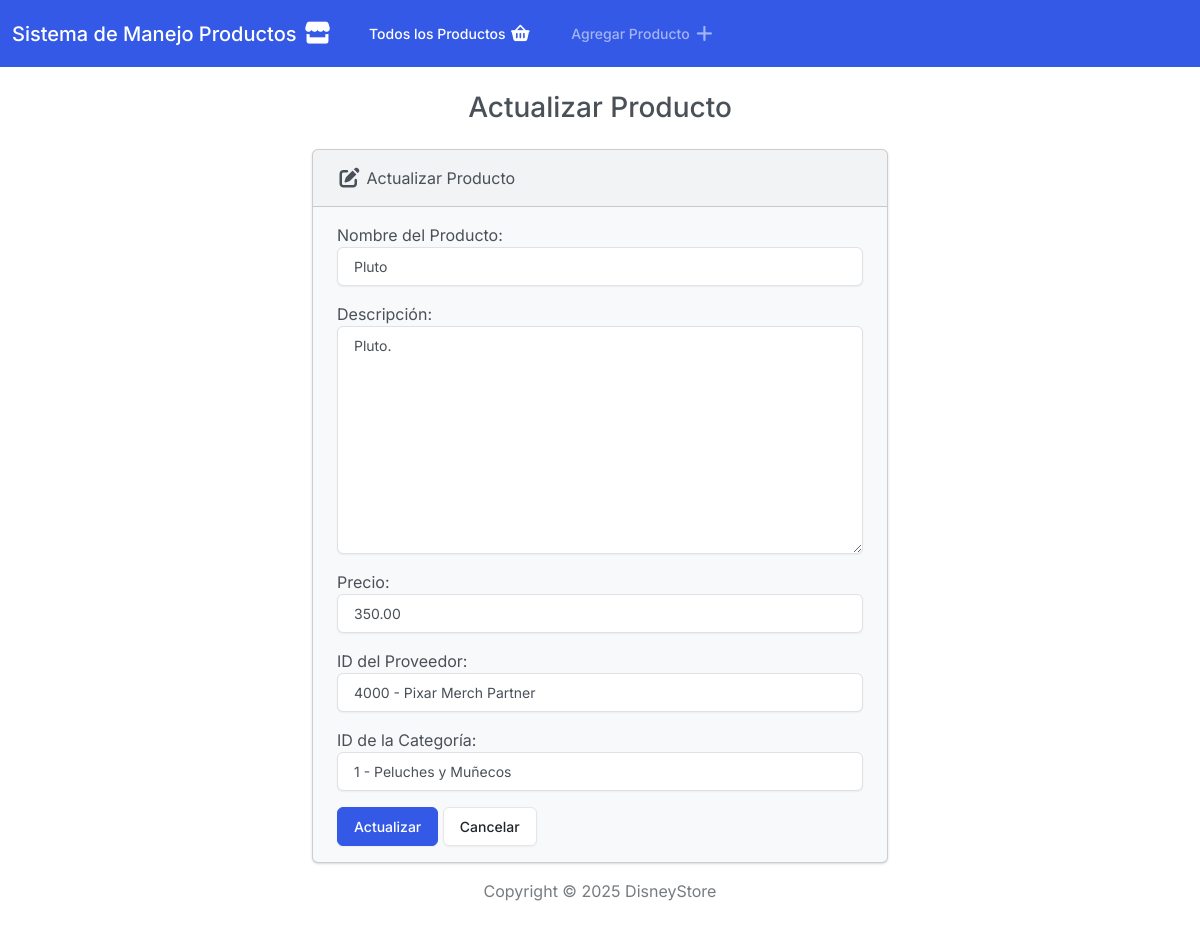
/editar/9, run on the app's committed database.
### app_productos/models.py (models this page shows, shortened)
class producto(models.Model):
    CATEGORIAS = [
        (1, 'Peluches y Muñecos'),
        (2, 'Ropa y Vestuario Disney'),
        (3, 'Figuras Coleccionables'),
        (4, 'Juguetes y Juegos'),
        (5, 'Accesorios y Bolsos'),
        (6, 'Hogar Disney'),
        (7, 'Artículos de Parque (Parks)'),
        (8, 'Edición Limitada / Coleccionista'),
    ]
    PROVEEDORES = [
        (1000, 'Disney Store Official'),
        (2000, 'Disney Parks Merch'),
        (3000, 'Marvel Collection Supplier'),
        (4000, 'Pixar Merch Partner'),
        (5000, 'Star Wars Emporium'),
        (6000, 'Disney Licensing Partner'),
        (7000, 'Disney Outlet / Clearance'),
        (8000, 'Tienda Colaboraciones Especiales'),
    ]
    id = models.AutoField(primary_key=True)
    nombre = models.CharField(max_length=100, unique=True)
    descripcion = models.TextField()
    precio = models.DecimalField(max_digits=10, decimal_places=2)
    proveedor_id = models.IntegerField(choices=PROVEEDORES, null=True, blank=True)
    categoria_id = models.IntegerField(choices=CATEGORIAS, null=True, blank=True)
    fecha_anadido = models.DateTimeField(auto_now_add=True, null=True, blank=True)

### app_productos/views.py (the view)
# urls.py: path('editar/<int:id>', views.editar, name='editar'),
def editar(request, id):
    if request.method == 'POST':
        product = producto.objects.get(pk=id)
        form = ProductoForm(request.POST, instance=product)
        if form.is_valid():
            form.save()
            return render(request, 'app_productos/editar.html', {
                'form': form,
                'success': True
            })
    else:
        product = producto.objects.get(pk=id)
        form = ProductoForm(instance=product)
    return render(request, 'app_productos/editar.html', {
        'form': form,
        'success': False
    })

### app_productos/forms.py
class ProductoForm(forms.ModelForm):
    class Meta:
        model = producto
        fields = ['nombre', 'descripcion', 'precio', 'proveedor_id', 'categoria_id']
        labels = {
            'nombre': 'Nombre del Producto',
            'descripcion': 'Descripción',
            'precio': 'Precio',
            'proveedor_id': 'ID del Proveedor',
            'categoria_id': 'ID de la Categoría',
        }
        widgets = {
            'nombre': forms.TextInput(attrs={'class': 'form-control'}),
            'descripcion': forms.Textarea(attrs={'class': 'form-control'}),
            'precio': forms.NumberInput(attrs={'class': 'form-control'}),
            'proveedor_id': forms.Select(attrs={'class': 'form-control'}),
            'categoria_id': forms.Select(attrs={'class': 'form-control'}),
        }
    def __init__(self, *args, **kwargs):
        super().__init__(*args, **kwargs)
        self.fields['proveedor_id'].choices = [
            (id, f"{id} - {label}") for id, label in self._meta.model.PROVEEDORES
        ]
        self.fields['categoria_id'].choices = [
            (id, f"{id} - {label}") for id, label in self._meta.model.CATEGORIAS
        ]

### app_productos/templates/app_productos/editar.html (shortened to what this page needs)
{% extends "app_productos/base.html" %}
{% block body %}
  <h3 class="text-center m-4">Actualizar Producto</h3>
  {% if success %}
    <div class="alert alert-success" role="alert">
      El producto ha sido actualizado exitosamente.
      <a href="{% url 'index' %}" class="alert-link">Ir A Pagina Principal.</a>
    </div>
  {% else %}
    <div class="row justify-content-center">
      <div class="col-6">
        <div class="card bg-light mb-3">
          <div class="card-header">
            <i class="fa-solid fa-pen-to-square fa-lg"></i> Actualizar Producto
          </div>
          <div class="card-body">
            <form action="" method="POST">
              {{ form.as_p }}
              <button type="submit" class="btn btn-primary">Actualizar</button>
              <a href="{% url 'index' %}" class="btn btn-secondary">Cancelar</a>
            </form>
          </div>
        </div>
      </div>
    </div>
  {% endif %}
{% endblock %}

### data on the page
producto: nombre "Pluto", descripcion "Pluto.", precio "350.00", proveedor_id "4000 - Pixar Merch Partner", categoria_id "1 - Peluches y Muñecos"
